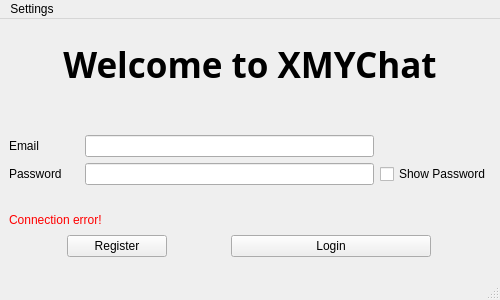
<?xml version="1.0" encoding="UTF-8"?>
<ui version="4.0">
 <class>LoginWindow</class>
 <widget class="QMainWindow" name="LoginWindow">
  <property name="geometry">
   <rect>
    <x>0</x>
    <y>0</y>
    <width>500</width>
    <height>300</height>
   </rect>
  </property>
  <property name="minimumSize">
   <size>
    <width>500</width>
    <height>300</height>
   </size>
  </property>
  <property name="maximumSize">
   <size>
    <width>500</width>
    <height>300</height>
   </size>
  </property>
  <property name="windowTitle">
   <string>XMYChat</string>
  </property>
  <widget class="QWidget" name="centralwidget">
   <layout class="QGridLayout" name="gridLayout">
    <item row="0" column="0">
     <layout class="QVBoxLayout" name="verticalLayout">
      <item>
       <widget class="QLabel" name="label_title">
        <property name="minimumSize">
         <size>
          <width>0</width>
          <height>50</height>
         </size>
        </property>
        <property name="maximumSize">
         <size>
          <width>16777215</width>
          <height>50</height>
         </size>
        </property>
        <property name="font">
         <font>
          <family>微软雅黑</family>
          <pointsize>26</pointsize>
          <weight>75</weight>
          <bold>true</bold>
         </font>
        </property>
        <property name="layoutDirection">
         <enum>Qt::LeftToRight</enum>
        </property>
        <property name="inputMethodHints">
         <set>Qt::ImhNone</set>
        </property>
        <property name="text">
         <string>Welcome to XMYChat</string>
        </property>
        <property name="alignment">
         <set>Qt::AlignCenter</set>
        </property>
       </widget>
      </item>
      <item>
       <layout class="QGridLayout" name="gridLayout_input">
        <property name="topMargin">
         <number>40</number>
        </property>
        <property name="bottomMargin">
         <number>20</number>
        </property>
        <item row="1" column="0">
         <layout class="QHBoxLayout" name="horizontalLayout_password">
          <item>
           <widget class="QLabel" name="label_password">
            <property name="minimumSize">
             <size>
              <width>70</width>
              <height>0</height>
             </size>
            </property>
            <property name="text">
             <string>Password</string>
            </property>
           </widget>
          </item>
          <item>
           <widget class="QLineEdit" name="lineEdit_password">
            <property name="echoMode">
             <enum>QLineEdit::Password</enum>
            </property>
           </widget>
          </item>
         </layout>
        </item>
        <item row="0" column="0">
         <layout class="QHBoxLayout" name="horizontalLayout_username">
          <item>
           <widget class="QLabel" name="label_username">
            <property name="minimumSize">
             <size>
              <width>70</width>
              <height>0</height>
             </size>
            </property>
            <property name="text">
             <string>Email</string>
            </property>
           </widget>
          </item>
          <item>
           <widget class="QLineEdit" name="lineEdit_username">
            <property name="clearButtonEnabled">
             <bool>true</bool>
            </property>
           </widget>
          </item>
         </layout>
        </item>
        <item row="1" column="1">
         <widget class="QCheckBox" name="checkBox">
          <property name="focusPolicy">
           <enum>Qt::NoFocus</enum>
          </property>
          <property name="text">
           <string>Show Password</string>
          </property>
         </widget>
        </item>
       </layout>
      </item>
      <item>
       <widget class="QLabel" name="label_warnMessage">
        <property name="enabled">
         <bool>true</bool>
        </property>
        <property name="maximumSize">
         <size>
          <width>16777215</width>
          <height>20</height>
         </size>
        </property>
        <property name="styleSheet">
         <string notr="true">color:red;</string>
        </property>
        <property name="text">
         <string>Connection error!</string>
        </property>
       </widget>
      </item>
      <item>
       <layout class="QHBoxLayout" name="horizontalLayout">
        <item>
         <widget class="QPushButton" name="pushButton_register">
          <property name="maximumSize">
           <size>
            <width>100</width>
            <height>16777215</height>
           </size>
          </property>
          <property name="focusPolicy">
           <enum>Qt::NoFocus</enum>
          </property>
          <property name="text">
           <string>Register</string>
          </property>
         </widget>
        </item>
        <item>
         <widget class="QPushButton" name="pushButton_login">
          <property name="sizePolicy">
           <sizepolicy hsizetype="Fixed" vsizetype="Fixed">
            <horstretch>0</horstretch>
            <verstretch>0</verstretch>
           </sizepolicy>
          </property>
          <property name="maximumSize">
           <size>
            <width>200</width>
            <height>16777215</height>
           </size>
          </property>
          <property name="layoutDirection">
           <enum>Qt::LeftToRight</enum>
          </property>
          <property name="text">
           <string>Login</string>
          </property>
         </widget>
        </item>
       </layout>
      </item>
     </layout>
    </item>
   </layout>
  </widget>
  <widget class="QMenuBar" name="menubar">
   <property name="geometry">
    <rect>
     <x>0</x>
     <y>0</y>
     <width>500</width>
     <height>22</height>
    </rect>
   </property>
   <widget class="QMenu" name="menu">
    <property name="title">
     <string>Settings</string>
    </property>
    <addaction name="actionServer_Settings"/>
   </widget>
   <addaction name="menu"/>
  </widget>
  <widget class="QStatusBar" name="statusbar"/>
  <action name="actionServer_Settings">
   <property name="text">
    <string>Server Settings</string>
   </property>
   <property name="shortcut">
    <string>Return</string>
   </property>
  </action>
 </widget>
 <tabstops>
  <tabstop>lineEdit_username</tabstop>
  <tabstop>lineEdit_password</tabstop>
  <tabstop>pushButton_login</tabstop>
  <tabstop>pushButton_register</tabstop>
 </tabstops>
 <resources/>
 <connections/>
</ui>
